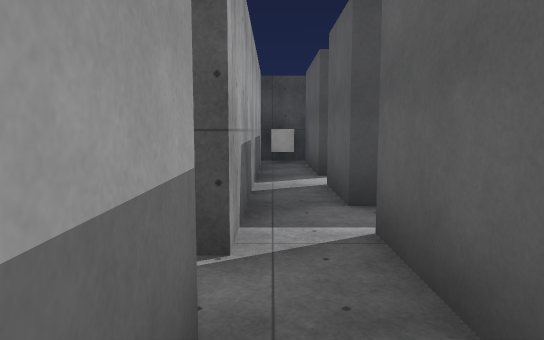
View 1 (above)

14 first-person views from a walk through a scene from a Unity 3-D project. The camera is 1.5 m above the floor, tilts 6° down and sees 70° across. The floor is counted in squares, 2 m on a side. Each view is taken from the middle of a square. On the plan, view 1 faces up. The plan holds only what a view shows up to about 12 squares ahead; the rest is blank. The player is left out. Door leaves are left out, so doorways stand open. Surface patterns are stand-ins for the level's own textures.

View 2
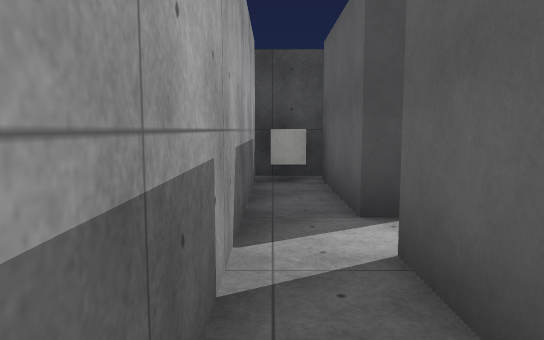

View 3
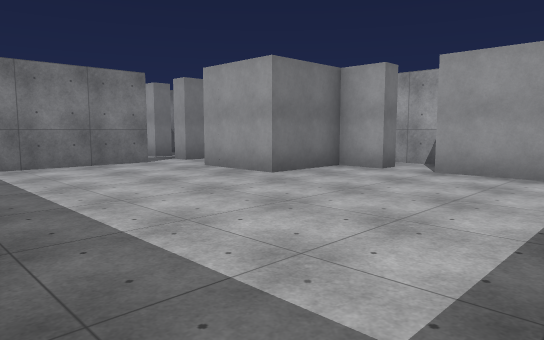

View 4
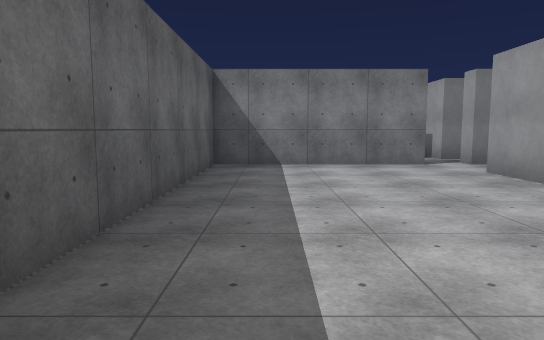

View 5
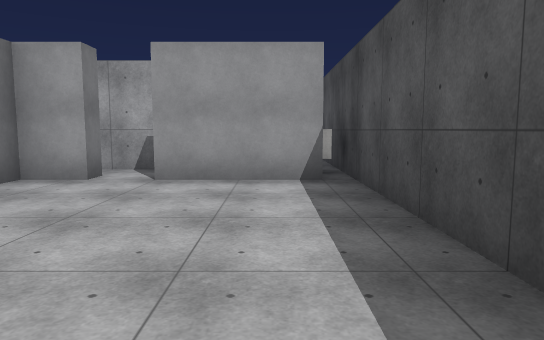

View 6
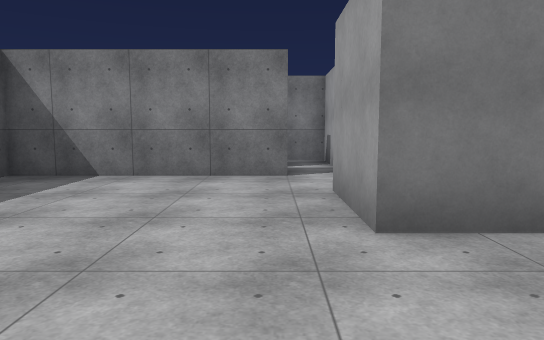

View 7
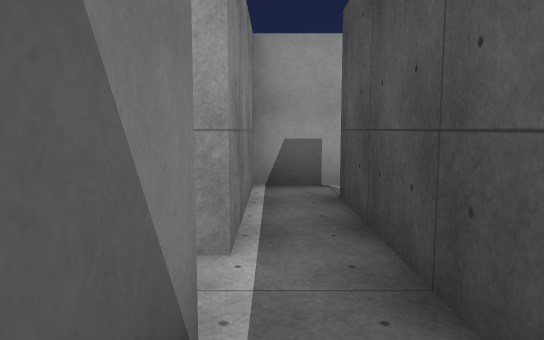

View 8
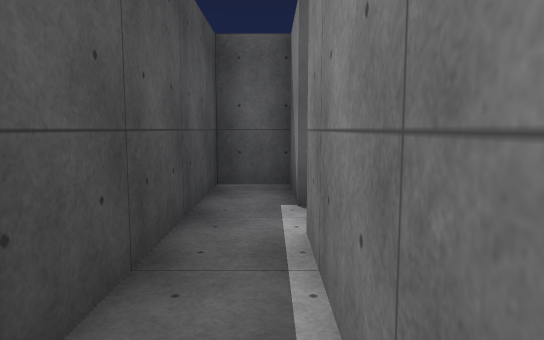

View 9
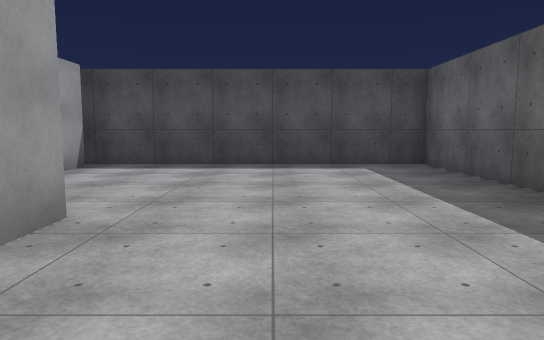

View 10
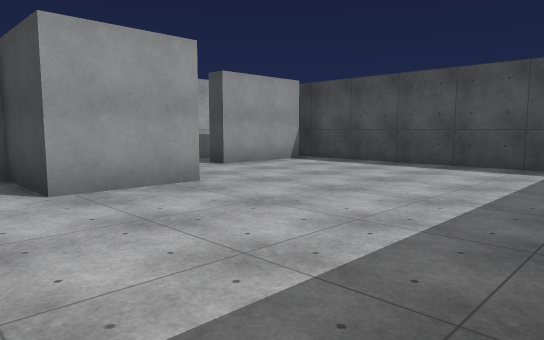

View 11
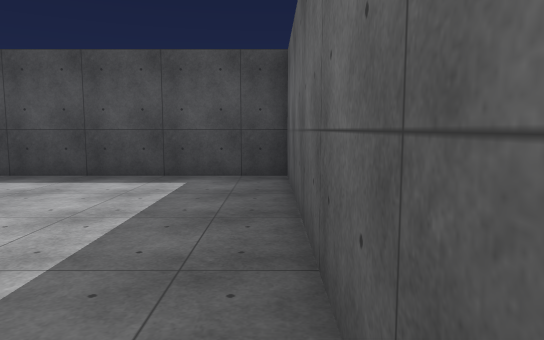

View 12
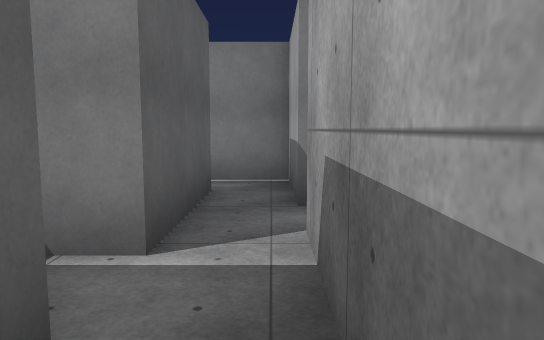

View 13
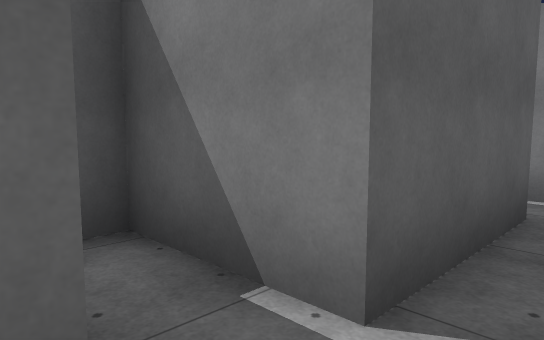

View 14
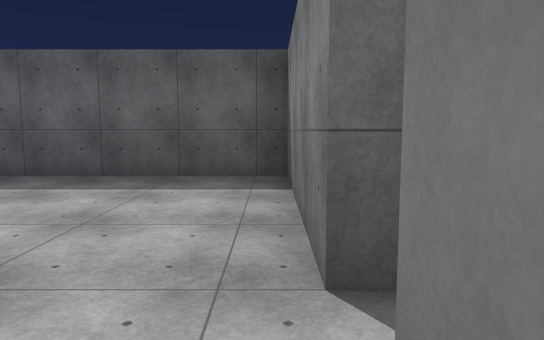

### Floor plan
Ten units are one square. View 1 is at (0, 0); x grows to the right and y downward. Boxes are objects, and circles mark ways between rooms. Rooms are numbered by the first view taken in them; rooms with no view inside come last. Other rooms are left out.
<svg viewBox="-7 -98 95 126">
<path fill="none" stroke="#000" d="M8 -36 8 -53M-2 -13 -2 7 10 7M8 -1 8 -27M-2 -70 -2 -23M12 -53 12 -43 33 -43 33 -22M36 -8 83 -8 83 -93 16 -93M12 -88 12 -63M68 23 83 23 83 13M27 7 27 23 58 23M83 13 38 13M21 -8 27 -8M21 7 27 7M33 -22 12 -22"/>
<circle cx="7" cy="-67" r="3" fill="#2a7"/>
<circle cx="32" cy="2" r="3" fill="#2a7"/>
<circle cx="63" cy="23" r="3" fill="#2a7"/>
<text x="0" y="-30">1</text>
<text x="50" y="-50">2</text>
<text x="80" y="20">3</text>
<text x="40" y="20">4</text>
<text x="20" y="-10">5</text>
</svg>
Room 1 opens to room 2. Room 2 opens to room 4. Room 3 opens to room 4.

Where each view was taken, in squares from view 1:
view 1: 0 up, 0 right, facing up
view 2: 3 up, 0 right, facing up
view 3: 9 up, 8 right, facing down-left
view 4: 9 up, 7 right, facing down
view 5: 8 up, 7 right, facing left
view 6: 7 up, 4 right, facing down
view 7: 2 down, 8 right, facing left
view 8: 2 down, 3 right, facing right
view 9: 1 up, 5 right, facing up
view 10: 1 up, 8 right, facing up-left
view 11: 3 up, 8 right, facing up
view 12: 5 up, 0 right, facing down
view 13: 4 up, 0 right, facing down-right
view 14: 1 up, 2 right, facing right
